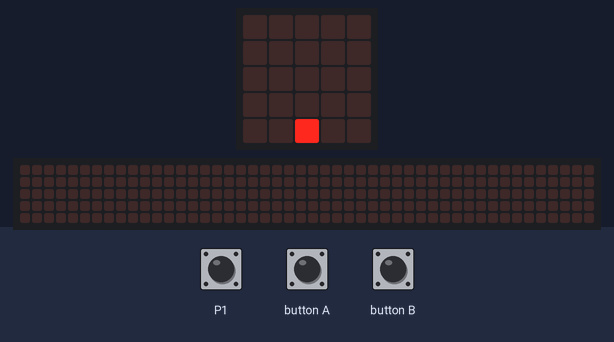
Recording of a program running on a simulated BBC micro:bit (MakeCode). Shown: the board's 5×5 LED display, a strip that is not on the board, showing the scrolling text unrolled. Inputs (shaded band) come from the test bench. The 48×5 strip is a reading aid, not a part: it shows the text the display is scrolling, unrolled, one strip-width of it at a time; what the program prints to the serial console is not drawn.

Above: at 1.2 s.
1.3 s: button B pressed for 3.2 s
At 4.8 s:
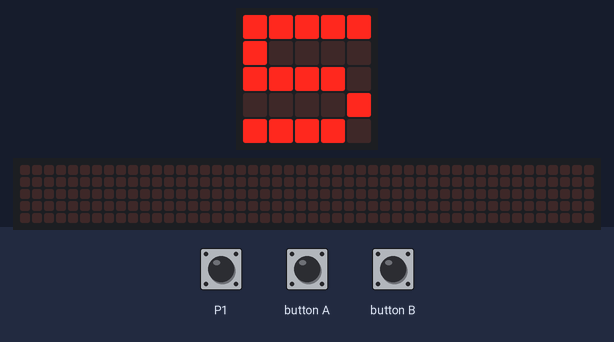
6.0 s: button B pressed for 1 s
At 7.5 s:
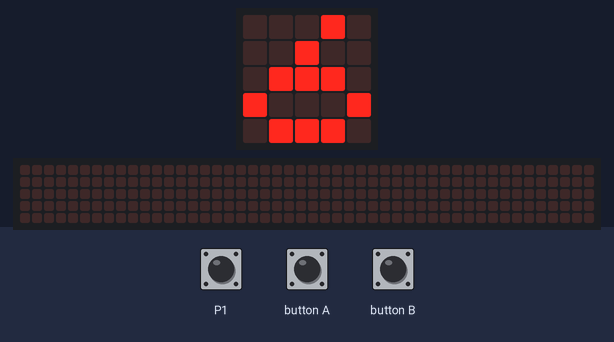
8.5 s: button B pressed for 3.2 s
At 11.18 s:
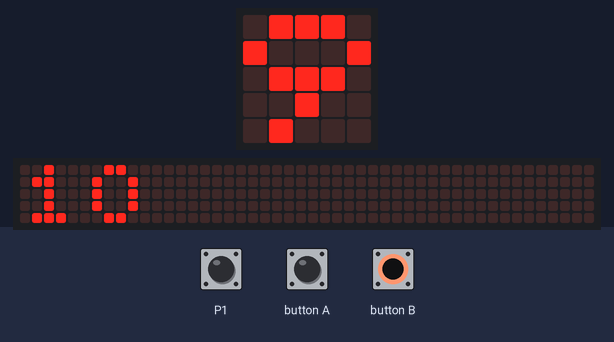
12.3 s: touch pin P1 pressed for 3.2 s
At 14.6 s:
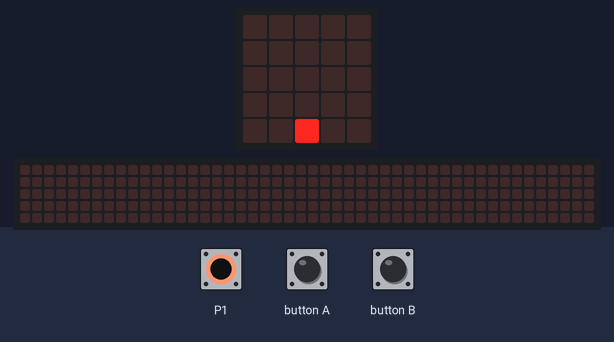
17.0 s: button B pressed for 0.15 s
At 17.09 s:
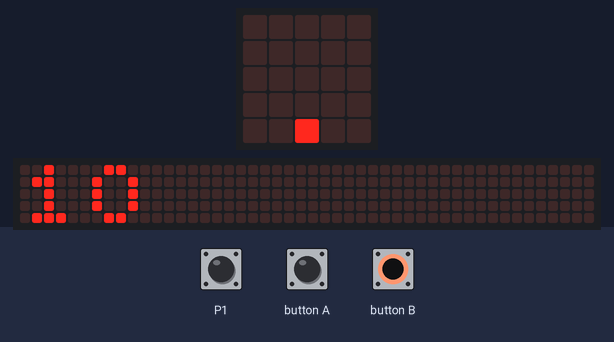
17.7 s: button A pressed for 3.2 s
At 21.1 s:
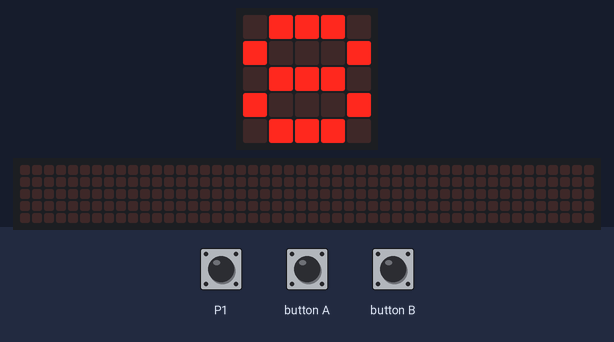
Timing chart, 0 to 22.6 s (numbered marks = the images above; inputs shaded):
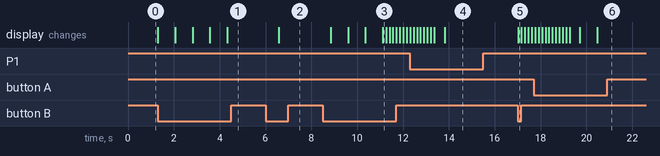

The program:

main.ts
```typescript
let steps:number = 0;
let maxinum:number = 100;
let mdoh:number;
basic.forever(function () {
    if (!(steps >= maxinum)) {
            led.plotBarGraph(steps, maxinum);
    } else {

        basic.showLeds(`
        . . . . .
        . . . . #
        . . . # .
        # . # . .
        . # . . .
        `)
    }
    if (input.buttonIsPressed(Button.A)) {
        basic.showString(steps.toString());
    }
    if (input.buttonIsPressed(Button.B)) {
        mdoh = maxinum / 100;
        while(!input.pinIsPressed(TouchPin.P1)) {
            basic.showNumber(mdoh);
            if (input.buttonIsPressed(Button.A)) {
                if(mdoh > 1) {
                    mdoh--;
                }
            }
            if (input.buttonIsPressed(Button.B)) {
                mdoh++;
            }
        }
        maxinum = mdoh * 100;
    }
});

input.onGesture(Gesture.Shake, function () {

    steps += 1;
})
```

test.ts
```typescript
// 在此处测试；当此软件包作为插件使用时，将不会编译此软件包。
```

Measured:
- after the input at 1.3 s, the display: first changes at once (image 1 shows a later state)
- after the input at 6.0 s, the display: changes after 0.59 s (image 2)
- after the input at 8.5 s, the display: first changes after 0.35 s (image 3 shows a later state)
- after the input at 12.3 s, the display: first differs from a run without the input after 1.5 s (image 4)
- after the input at 17.0 s, the display: changes at once (image 5)
